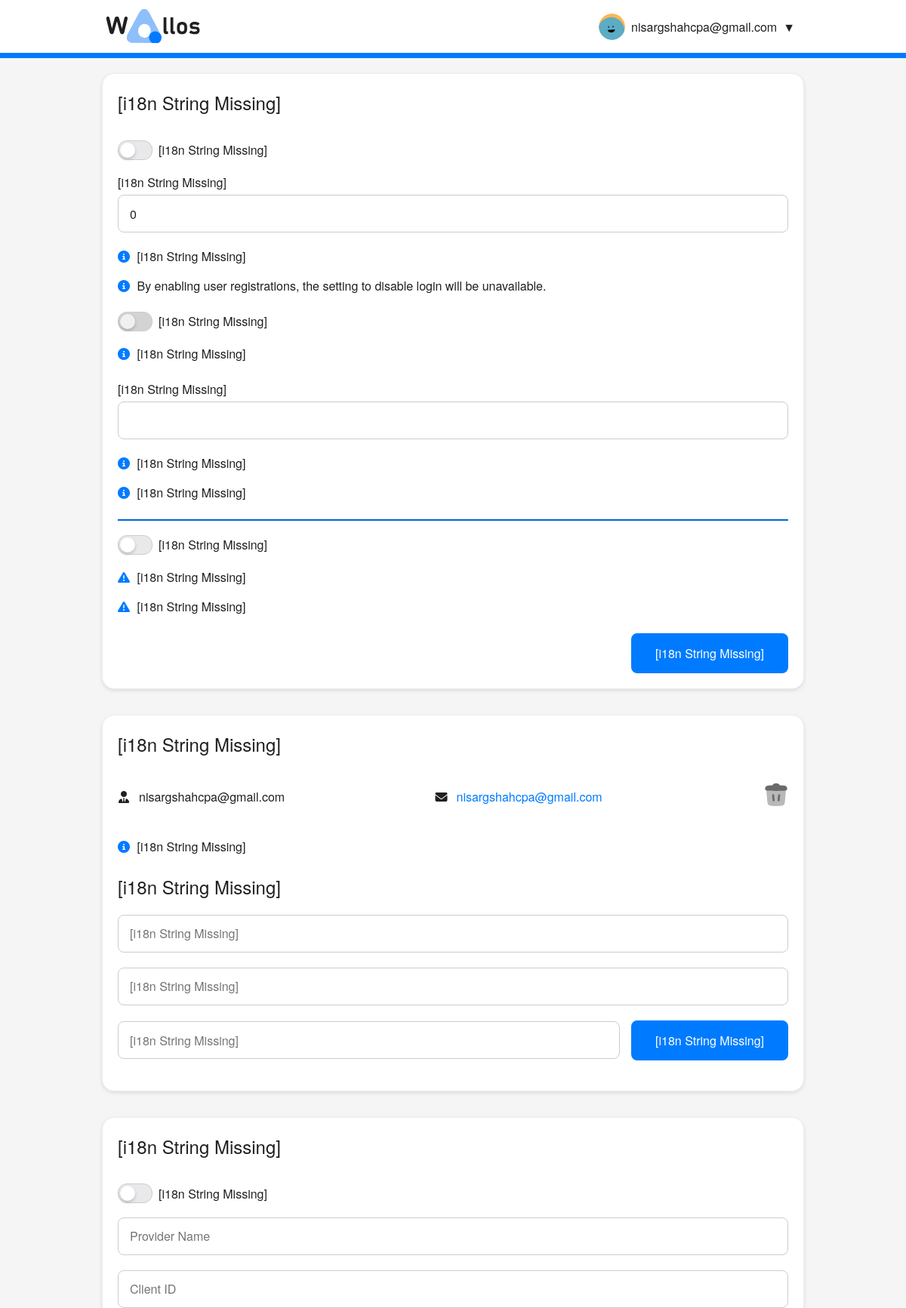
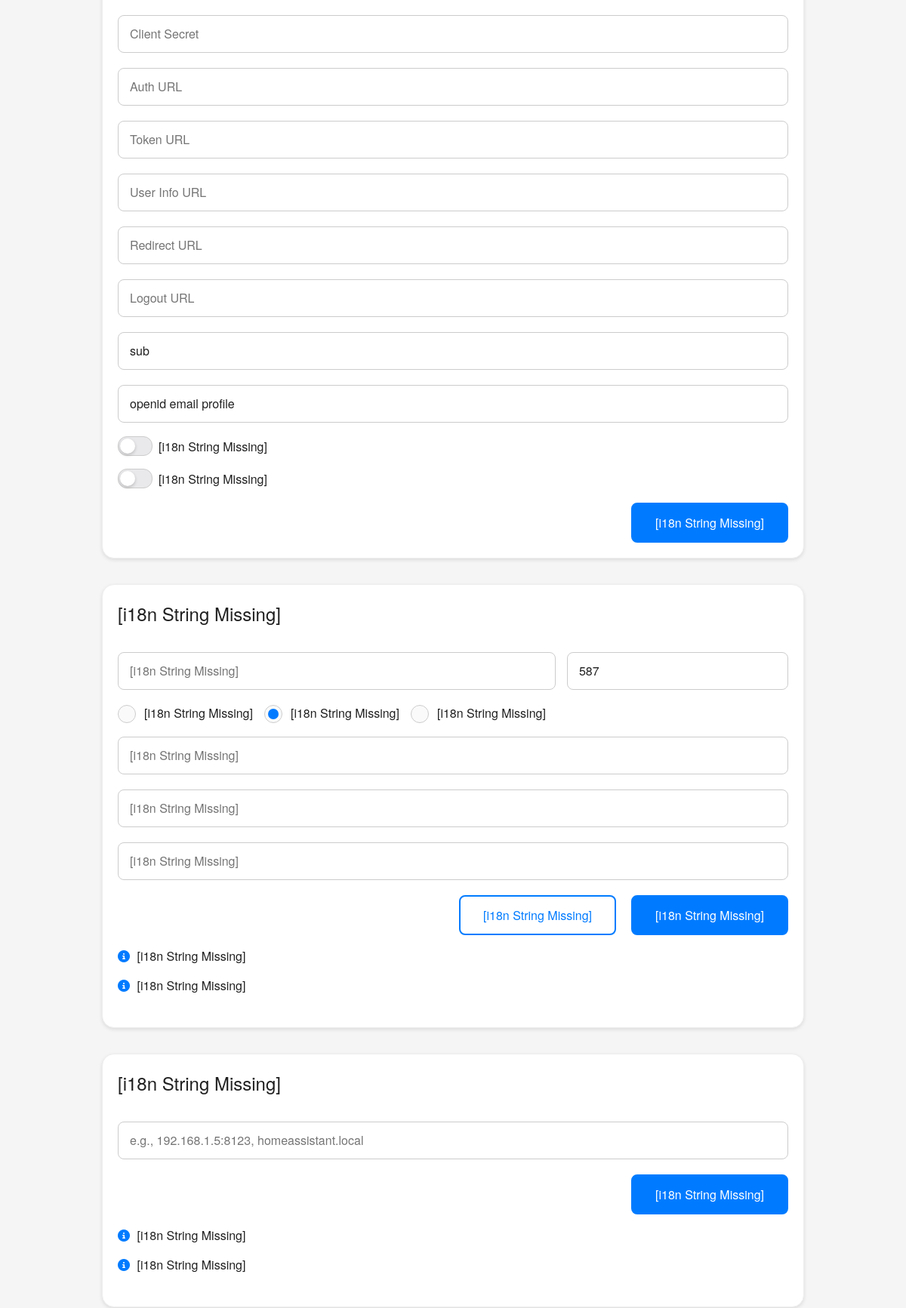
Screenshot of /admin.php (signed in, upper part) with the database file from the repository (2 pictures, top to bottom).
### tables this page shows
CREATE TABLE user (
        id INTEGER PRIMARY KEY,
        username TEXT NOT NULL,
        email TEXT NOT NULL,
        password TEXT NOT NULL,
        main_currency INTEGER NOT NULL,
        avatar TEXT, language TEXT DEFAULT "en", budget INTEGER DEFAULT 0, totp_enabled BOOLEAN DEFAULT 0, api_key TEXT, firstname TEXT DEFAULT "", lastname TEXT DEFAULT "", oidc_sub TEXT,
        FOREIGN KEY(main_currency) REFERENCES currencies(id)
    );

### admin.php (the view, shortened to what the rows shown need)
<?php
require_once 'includes/header.php';
$stmt = $db->prepare('SELECT * FROM admin');
$result = $stmt->execute();
$settings = $result->fetchArray(SQLITE3_ASSOC);
$stmt = $db->prepare('SELECT id, username, email FROM user ORDER BY id ASC');
$result = $stmt->execute();
$users = [];
while ($row = $result->fetchArray(SQLITE3_ASSOC)) {
    $users[] = $row;
}
$userCount = is_array($users) ? count($users) : 0;
?>
<section class="contain settings">
    <section class="account-section">
        <header>
            <h2><?= translate('registrations', $i18n) ?></h2>
        </header>
        <div class="admin-form">
            <div class="form-group">
                <label for="maxUsers"><?= translate('maximum_number_users', $i18n) ?></label>
                <input type="number" id="maxUsers" autocomplete="off" value="<?= $settings['max_users'] ?>" />
            </div>
        </div>
    </section>
    <?php
    if ($userCount >= 0) {
        ?>
        <section class="account-section">
            <header>
                <h2><?= translate('user_management', $i18n) ?></h2>
            </header>
            <div class="user-list">
                <?php
                foreach ($users as $user) {
                    $userIcon = $user['id'] == 1 ? 'fa-user-tie' : 'fa-id-badge';
                    ?>
                    <div class="form-group-inline" data-userid="<?= $user['id'] ?>">
                        <div class="user-list-row">
                            <div title="<?= translate('username', $i18n) ?>">
                                <div class="user-list-icon">
                                    <i class="fa-solid <?= $userIcon ?>"></i>
                                </div>
                                <?= htmlspecialchars($user['username']) ?>
                            </div>
                            <div title="<?= translate('email', $i18n) ?>">
                                <div class="user-list-icon">
                                    <i class="fa-solid fa-envelope"></i>
                                </div>
                                <a href="mailto:<?= htmlspecialchars($user['email']) ?>"><?= htmlspecialchars($user['email']) ?></a>
                            </div>
                        </div>
                        <div>
                            <?php
                            if ($user['id'] != 1) {
                                ?>
                                <button class="image-button medium" onClick="removeUser(<?= $user['id'] ?>)"
                                    title="<?= translate('delete_user', $i18n) ?>">
                                    <?php include "images/siteicons/svg/delete.php"; ?>
                                </button>
                                <?php
                            } else {
                                ?>
                                <button class="image-button medium disabled" disabled
                                    title="<?= translate('delete_user', $i18n) ?>">
                                </button>
                                <?php
                            }
                            ?>
                        </div>
                    </div>
                    <?php
                }
                ?>
            </div>
            <h2><?= translate('create_user', $i18n) ?></h2>
        </section>
        <?php
    }
    ?>
    <section class="account-section">
        <header>
            <h2><?= translate('oidc_settings', $i18n) ?></h2>
        </header>
    </section>
    <section class="account-section">
        <header>
            <h2><?= translate('smtp_settings', $i18n) ?></h2>
        </header>
        <div class="admin-form">
            <div class="form-group-inline">
                <input type="text" name="smtpaddress" id="smtpaddress" autocomplete="off"
                    placeholder="<?= translate('smtp_address', $i18n) ?>" value="<?= htmlspecialchars($settings['smtp_address']) ?>" />
                <input type="text" name="smtpport" id="smtpport" autocomplete="off"
                    placeholder="<?= translate('port', $i18n) ?>" class="one-third" value="<?= htmlspecialchars($settings['smtp_port']) ?>" />
            </div>
            <div class="form-group-inline">
                <div>
                    <label for="encryptiontls"><?= translate('tls', $i18n) ?></label>
                </div>
            </div>
        </div>
    </section>
    <section class="account-section">
    <header>
        <h2><?= translate('security_settings', $i18n) ?></h2> </header>
</section>
</section>
<?php
require_once 'includes/footer.php';
?>

### includes/header.php (shortened to what the rows shown need)
<?php
require_once 'connect.php';
require_once 'checksession.php';
require_once 'i18n/languages.php';
require_once 'i18n/getlang.php';
require_once 'getsettings.php';
require_once 'version.php';
$theme = "automatic";
if (isset($settings['theme'])) {
  $theme = $settings['theme'];
}
$colorTheme = "blue";
if (isset($settings['color_theme'])) {
  $colorTheme = $settings['color_theme'];
}
$mobileNavigation = $settings['mobile_nav'] ? "mobile-navigation" : "";
?>
<!DOCTYPE html>
<html dir="<?= $languages[$lang]['dir'] ?>">
<head>
  <link rel="stylesheet" href="styles/theme.css?<?= $version ?>">
  <link rel="stylesheet" href="styles/styles.css?<?= $version ?>">
  <link rel="stylesheet" href="styles/dark-theme.css?<?= $version ?>" id="dark-theme" <?= $theme != "dark" ? "disabled" : "" ?>>
  <link rel="stylesheet" href="styles/themes/red.css?<?= $version ?>" id="red-theme" <?= $colorTheme != "red" ? "disabled" : "" ?>>
  <link rel="stylesheet" href="styles/themes/green.css?<?= $version ?>" id="green-theme" <?= $colorTheme != "green" ? "disabled" : "" ?>>
  <link rel="stylesheet" href="styles/themes/yellow.css?<?= $version ?>" id="yellow-theme" <?= $colorTheme != "yellow" ? "disabled" : "" ?>>
  <link rel="stylesheet" href="styles/themes/purple.css?<?= $version ?>" id="purple-theme" <?= $colorTheme != "purple" ? "disabled" : "" ?>>
  <link rel="stylesheet" href="styles/barlow.css">
  <link rel="stylesheet" href="styles/font-awesome.min.css">
  <link rel="stylesheet" href="styles/brands.css">
</head>
<body class="<?= $theme ?> <?= $languages[$lang]['dir'] ?> <?= $mobileNavigation ?>">
  <header>
    <div class="contain">
      <nav>
        <div class="dropdown">
          <button class="dropbtn" onClick="toggleDropdown()">
            <img src="<?= htmlspecialchars($userData['avatar'], ENT_QUOTES, 'UTF-8') ?>" alt="me" id="avatar">
            <span id="user" class="mobileNavigationHideOnMobile"><?= $userData['username'] ?></span>
          </button>
              <?php include "images/siteicons/svg/mobile-menu/profile.php"; ?>
            <?php if ($isAdmin): ?>
                <?php include "images/siteicons/svg/mobile-menu/admin.php"; ?>
            <?php endif; ?>
        </div>
      </nav>
    </div>
  </header>
  <main>

### rows the page displays
user: avatar (picture), username "nisargshahcpa@gmail.com", email "nisargshahcpa@gmail.com"

### other values shown
translate('registrations', $i18n) "[i18n String Missing]"
translate('enable_user_registrations', $i18n) "[i18n String Missing]"
translate('maximum_number_users', $i18n) "[i18n String Missing]"
translate('max_users_info', $i18n) "[i18n String Missing]"
translate('require_email_verification', $i18n) "[i18n String Missing]"
translate('configure_smtp_settings_to_enable', $i18n) "[i18n String Missing]"
translate('server_url', $i18n) "[i18n String Missing]"
translate('server_url_info', $i18n) "[i18n String Missing]"
translate('server_url_password_reset', $i18n) "[i18n String Missing]"
translate('disable_login', $i18n) "[i18n String Missing]"
translate('disable_login_info', $i18n) "[i18n String Missing]"
translate('disable_login_info2', $i18n) "[i18n String Missing]"
translate('user_management', $i18n) "[i18n String Missing]"
translate('delete_user_info', $i18n) "[i18n String Missing]"
translate('create_user', $i18n) "[i18n String Missing]"
